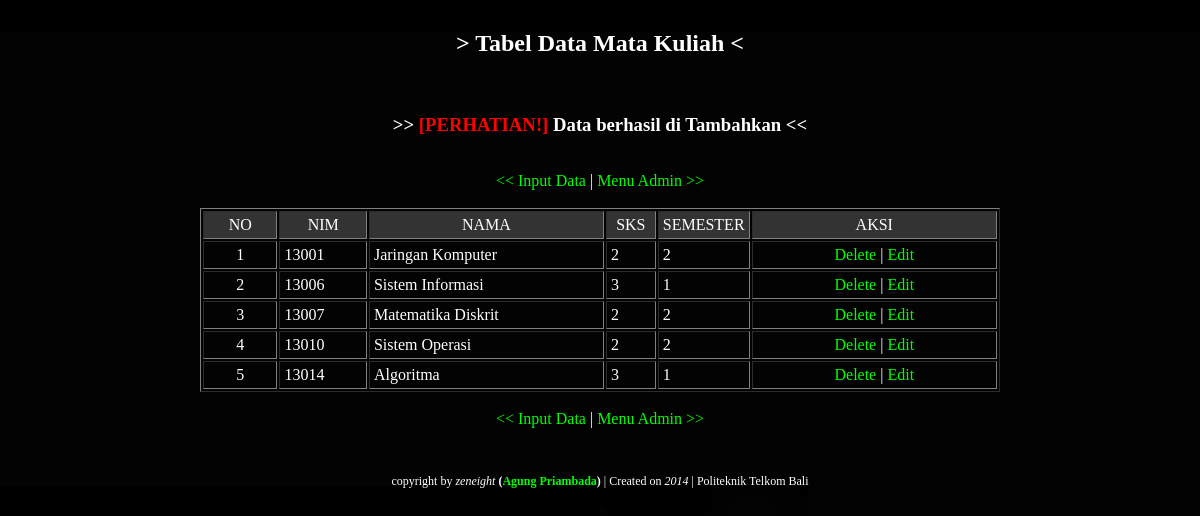
The page /mk/show_mk.php?message=disimpan on the database its author committed.
### tables this page shows
CREATE TABLE IF NOT EXISTS `data_mk` (
  `kd_mk` int(6) NOT NULL,
  `nama` varchar(20) NOT NULL,
  `sks` int(2) NOT NULL,
  `semester` int(2) NOT NULL
);

### mk/show_mk.php (the view, shortened to what this page needs)
<?php
include('../Connections/koneksi.php');
?>
<html>
<head>
<link rel="stylesheet" type="text/css" href="../css/desain.css">
</head>
<body id="bg0">
<h2 align="center">> Tabel Data Mata Kuliah <</h2>
<?php
$msg=$_GET['message'];
if ($msg=="disimpan"){echo"<br><center><h3>>> "
?><z>
<?php
echo"[PERHATIAN!]";
?></z>
<?php
echo" Data berhasil di Tambahkan <<</h3></center>";
} ?>
<br />
<center><a href="add_mk.html"><< Input Data</a> | <a href="../index.php">Menu Admin >></a></center>
<br />
<table align="center" width="800" cellpadding="4" bordercolordark="#FFFFFF" border="1">
  <tr align="center" bgcolor="#333333">
  	<td width="65">NO</td>
    <td width="78">NIM</td>
    <td width="227">NAMA</td>
    <td width="40">SKS</td>
    <td width="76">SEMESTER</td>
    <td width="238">AKSI</td>
  </tr>
<?php
$sql = "select * from data_mk order by kd_mk";
$result=mysql_query($sql,$koneksi);
$no = 1 ;
while ($data=mysql_fetch_array($result)){
?>
 <tr>
  <td align="center"><?php echo $no++; ?></td>
  <td><?php echo $data['kd_mk'] ?></td>
  <td><?php echo $data['nama'] ?></td>
  <td><?php echo $data['sks'] ?></td>
  <td><?php echo $data['semester'] ?></td>
  <td>
  	<div align="center">
  		<a href="hapus_mk.php?id=<?php echo $data['kd_mk']; ?>"
        onclick="return confirm('Apakah anda yakin akan menghapus data?' + '\n\n' +
        '<?php echo "Nama Mata Kuliah: $data[nama]";?>' + '\n\n' +
        'Jika YA silahkan klik OK, jika TIDAK silahkan klik CANCEL.')">Delete</a> |
        <a href="edit_mk.php?id=<?php echo $data['kd_mk']; ?>">Edit</a>
    </div>
  </td>
 </tr>
<?php } ?>
</table>
<center><a href="add_mk.html"><< Input Data</a>
 | <a href="../index.php">Menu Admin >></a></center>
<br>
<br>
<div id="footer">
<p>copyright by <i>zeneight</i> <b>(<a href="http://173.252.110.27/zeneight" target="_blank">Agung Priambada</a>)</b> | Created on <i>2014</i> | Politeknik Telkom Bali</p>
</div>
</body>
</html>

### css/desain.css (style rules this page uses)
body { font: 100% "Century Gothic"; font-size: 16px; margin: 30; padding: 0; text-align: justify; color: white; background-color:#000; }
#bg0 { background:url(../image/bg0.jpg); background-position:bottom; background-color:#000; background-repeat:no-repeat; }
body a { text-decoration: none; color:#0F0 }
body z { color:#F00; }
#footer p { margin: 0; padding: 10px 0; text-align:center; font-size:12px; }

### rows shown on the page
data_mk: kd_mk "13001", nama "Jaringan Komputer", sks "2", semester "2"
data_mk: kd_mk "13006", nama "Sistem Informasi", sks "3", semester "1"
data_mk: kd_mk "13007", nama "Matematika Diskrit", sks "2", semester "2"
data_mk: kd_mk "13010", nama "Sistem Operasi", sks "2", semester "2"
data_mk: kd_mk "13014", nama "Algoritma", sks "3", semester "1"
